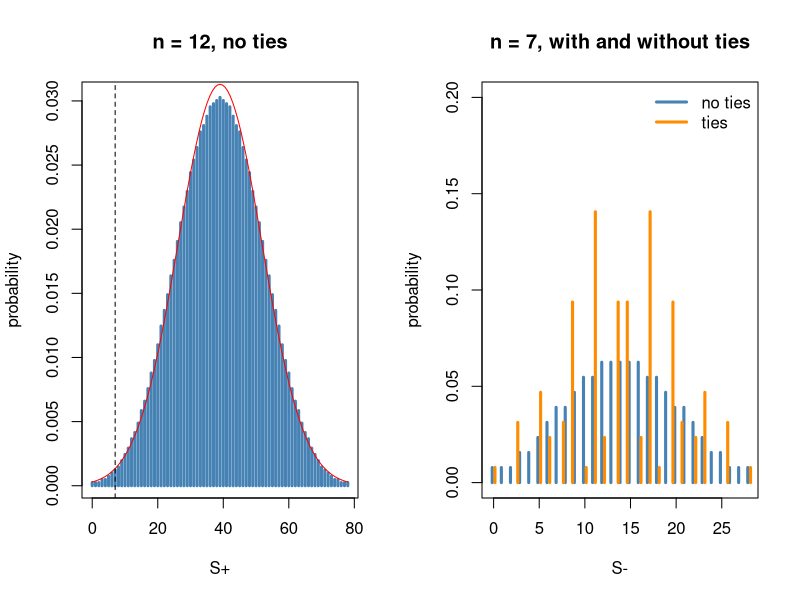

Recreate this plot in R.
# Exact null distribution of the Wilcoxon signed-rank statistic, without and with ties.
exact_dist <- function(scores) {
  signs <- as.matrix(expand.grid(rep(list(0:1), length(scores))))
  s <- round(signs %*% scores, 6)
  table(s) / nrow(signs)
}
par(mfrow = c(1, 2))
n <- 12
d <- exact_dist(1:n)               # same as dsignrank(0:78, 12)
plot(as.numeric(names(d)), as.numeric(d), type = "h", lwd = 3, col = "steelblue",
     xlab = "S+", ylab = "probability", main = "n = 12, no ties")
curve(dnorm(x, n * (n + 1) / 4, sqrt(n * (n + 1) * (2 * n + 1) / 24)), add = TRUE, col = "red")
abline(v = 7, lty = 2)
sum(dsignrank(0:7, 12))            # P(S- <= 7) = 19/4096

d1 <- exact_dist(1:7); d2 <- exact_dist(c(2.5, 2.5, 2.5, 2.5, 6, 6, 6))
plot(as.numeric(names(d1)) - 0.15, as.numeric(d1), type = "h", lwd = 3, col = "steelblue",
     xlab = "S-", ylab = "probability", main = "n = 7, with and without ties", ylim = c(0, 0.2))
lines(as.numeric(names(d2)) + 0.15, as.numeric(d2), type = "h", lwd = 3, col = "darkorange")
legend("topright", c("no ties", "ties"), col = c("steelblue", "darkorange"), lwd = 3, bty = "n")
sum(d2[as.numeric(names(d2)) <= 5])  # 11/128
